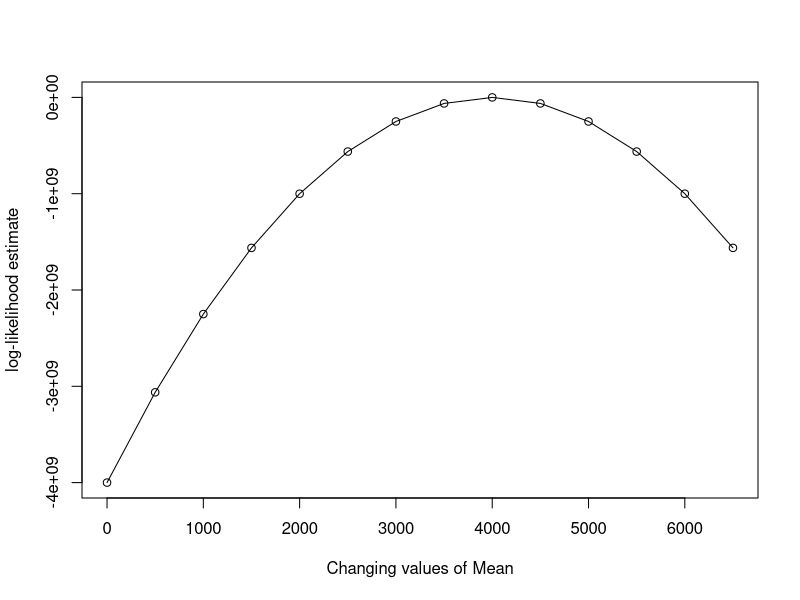

This figure's R source:
rm(list=ls())
# read csv file

data = read.csv("data.csv")
data = data[,c(2)]

##########
#A

le.normal <- function(theta_param, data){
  mean <- theta_param[1]
  var <- theta_param[2]
  ll <- -(0.5)*length(data)*log(2*pi*var) - (0.5/var)*sum((data - mean)^2)
  return(-ll)
}

le.normal_pos <- function(theta_param, data){
  mean <- theta_param[1]
  var <- theta_param[2]
  ll <- -(0.5)*length(data)*log(2*pi*var) - (0.5/var)*sum((data - mean)^2)
  return(ll)
}

theta_param <- c(mean(data),var(data))
levalue.normal <- optim(theta_param,le.normal,data = data)

mean_data <- theta_param[1]
sigma2 <- theta_param[2]


cat( "Mean is " , mean_data )
cat ("variance is " , sigma2 )

##########
#B

le11 <- le.normal_pos(c(0,1) , data )
le12 <- le.normal_pos(c(500,1), data )
le13 <- le.normal_pos(c(1000,1), data )
le14 <- le.normal_pos(c(1500,1), data )
le15 <- le.normal_pos(c(2000,1), data )
le16 <- le.normal_pos(c(2500,1), data )
le17 <- le.normal_pos(c(3000,1), data )
le18 <- le.normal_pos(c(3500,1), data )
le19 <- le.normal_pos(c(4000.044,1), data )
le20 <- le.normal_pos(c(4500,1), data )
le21 <- le.normal_pos(c(5000,1), data )
le22 <- le.normal_pos(c(5500,1), data )
le23 <- le.normal_pos(c(6000,1), data )
le24 <- le.normal_pos(c(6500,1), data )



le <- c(le11 , le12 , le13 , le14 , le15 , le16 , le17 , le18  , le19 , le20 , le21 , le22 , le23 , le24)
xval <- c(0,500,1000,1500,2000,2500,3000, 3500,4000.043 , 4500 , 5000 , 5500, 6000 , 6500)
plot(xval , le ,type="o", ylab = "log-likelihood estimate", xlab = "Changing values of Mean")

